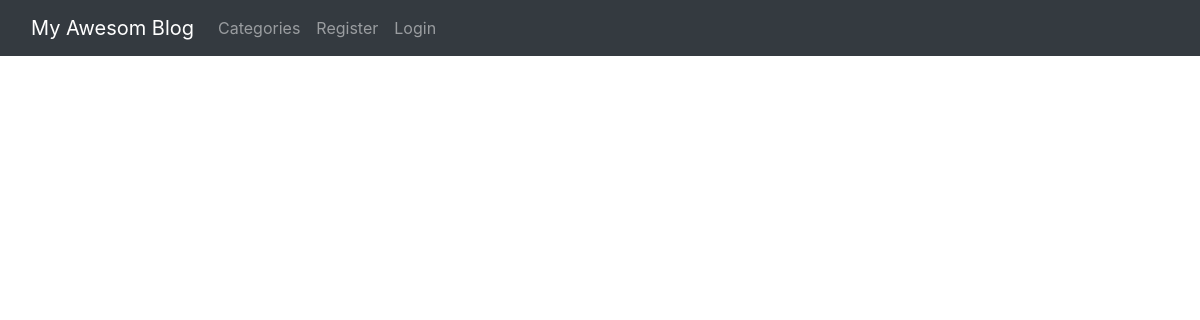
Page /category-list/ on the earlier database version.
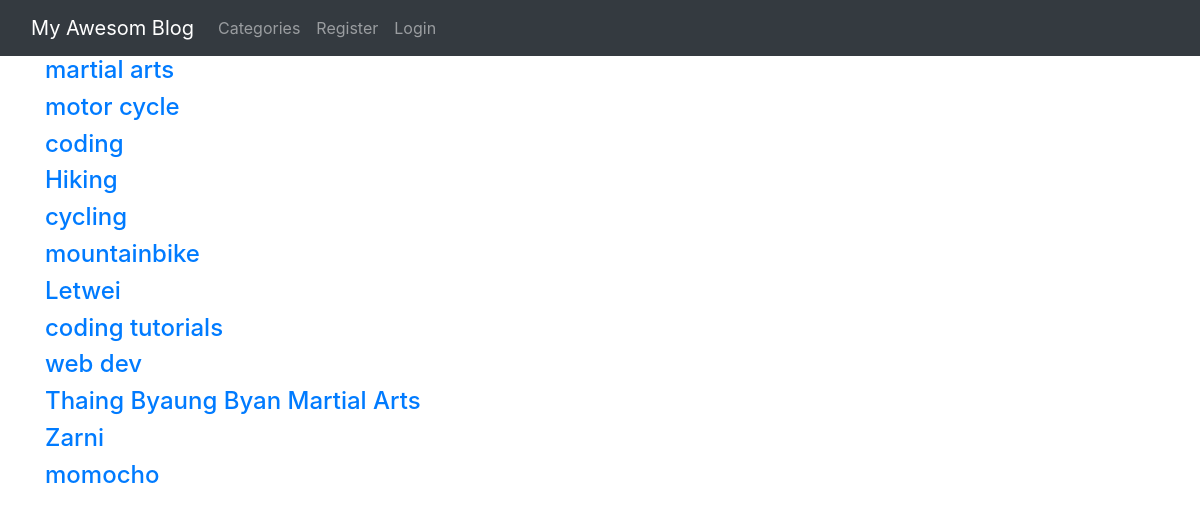
Same page on the later database version.
### theblog/models.py (models this page shows, shortened)
class Category(models.Model):
    name = models.CharField(max_length=255)
    def __str__(self):
        return self.name

### theblog/views.py (the view)
# urls.py: path('category-list/',CategoryListView,name='category_list'),
def CategoryListView(request):
    cat_menu_list = Category.objects.all()
    return render(request,'category_list.html',{'cat_menu_list':cat_menu_list})

### theblog/templates/category_list.html (shortened to what this page needs)
{% extends 'base.html' %}
{% block content %}
    {% for item in cat_menu_list %}
        <h4>
            <a href="{% url 'category' item|slugify %}">{{item}}</a>
        </h4>
    {% endfor %}
{% endblock  %}

### theblog/templates/base.html (shortened to what this page needs)
<!doctype html>
<html lang="en">
  <head>
    <link rel="stylesheet" href="https://cdn.jsdelivr.net/npm/bootstrap@4.6.2/dist/css/bootstrap.min.css">
  </head>
  <body>
    <nav class="navbar navbar-expand-lg bg-body-tertiary navbar-dark bg-dark">
      <div class="container-fluid">
        <a class="navbar-brand" href="{% url 'home' %}">My Awesom Blog</a>
        <div class="collapse navbar-collapse" id="navbarSupportedContent">
          <ul class="navbar-nav me-auto mb-2 mb-lg-0">
          {% if cat_menu %}
            <li class="nav-item dropdown">
              <a class="nav-link dropdown-toggle" href="#" role="button" data-bs-toggle="dropdown" aria-expanded="false">
                Categories
              </a>
              <ul class="dropdown-menu">
                {% for item in cat_menu %}
                <li><a class="dropdown-item" href="{% url 'category' item|slugify %}">{{item}}</a></li>
                {% endfor %}
              </ul>
            </li>
            {% else %}
              <li class="nav-item">
                <a class="nav-link" href="{% url 'category_list' %}">Categories</a>
              </li>
            {% endif %}
            {% if user.is_authenticated %}
            <li class="nav-item">
              <a class="nav-link" href="{% url 'add_post' %}">Add Post</a>
            </li>
            <li class="nav-item">
              <a class="nav-link" href="{% url 'add_category' %}">Add Category</a>
            </li>
            <li class="nav-item">
              <a class="nav-link" href="{% url 'logout' %}">Logout</a>
            </li>
            {% else %}
            <li class="nav-item">
              <a class="nav-link" href="{% url 'register' %}">Register</a>
            </li>
            <li class="nav-item">
              <a class="nav-link" href="{% url 'login' %}">Login</a>
            </li>
            {% endif %}
          </ul>
        </div>
      </div>
    </nav>
    <div class="container">
      {% block content %}
      {% endblock  %}
    </div>
  </body>
</html>

Differences in the rows shown:
added Category: name "martial arts"
added Category: name "motor cycle"
added Category: name "coding"
added Category: name "Hiking"
added Category: name "cycling"
added Category: name "mountainbike"
added Category: name "Letwei"
added Category: name "coding tutorials"
added Category: name "web dev"
added Category: name "Thaing Byaung Byan Martial Arts"
added Category: name "Zarni"
added Category: name "momocho"
